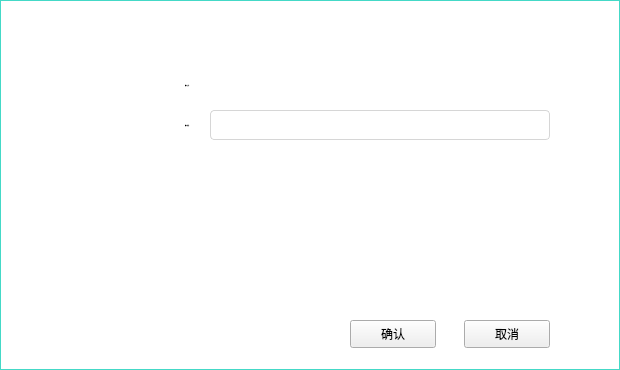
<?xml version="1.0" encoding="UTF-8"?>
<ui version="4.0">
 <class>AddScriptDialog</class>
 <widget class="QDialog" name="AddScriptDialog">
  <property name="geometry">
   <rect>
    <x>0</x>
    <y>0</y>
    <width>620</width>
    <height>370</height>
   </rect>
  </property>
  <property name="font">
   <font>
    <family>微软雅黑</family>
   </font>
  </property>
  <property name="windowTitle">
   <string>Dialog</string>
  </property>
  <property name="styleSheet">
   <string notr="true">#AddScriptDialog{border:1px solid rgb(68,217,199);background-color:white;}
QLineEdit{border:1px solid rgb(214,214,214);border-radius:4px;padding: 0px 8px 0px 8px;font: 12px &quot;微软雅黑&quot;;}
QLabel{font: 12px &quot;微软雅黑&quot;;}</string>
  </property>
  <widget class="QLabel" name="label_2">
   <property name="geometry">
    <rect>
     <x>50</x>
     <y>70</y>
     <width>140</width>
     <height>30</height>
    </rect>
   </property>
   <property name="font">
    <font>
     <family>微软雅黑</family>
     <pointsize>-1</pointsize>
     <weight>50</weight>
     <italic>false</italic>
     <bold>false</bold>
    </font>
   </property>
   <property name="text">
    <string>脚本文件：</string>
   </property>
   <property name="alignment">
    <set>Qt::AlignRight|Qt::AlignTrailing|Qt::AlignVCenter</set>
   </property>
  </widget>
  <widget class="QLabel" name="label_3">
   <property name="geometry">
    <rect>
     <x>50</x>
     <y>110</y>
     <width>140</width>
     <height>30</height>
    </rect>
   </property>
   <property name="font">
    <font>
     <family>微软雅黑</family>
     <pointsize>-1</pointsize>
     <weight>50</weight>
     <italic>false</italic>
     <bold>false</bold>
    </font>
   </property>
   <property name="text">
    <string>脚本描述：</string>
   </property>
   <property name="alignment">
    <set>Qt::AlignRight|Qt::AlignTrailing|Qt::AlignVCenter</set>
   </property>
  </widget>
  <widget class="QToolButton" name="cancelBtn">
   <property name="geometry">
    <rect>
     <x>464</x>
     <y>320</y>
     <width>86</width>
     <height>28</height>
    </rect>
   </property>
   <property name="font">
    <font>
     <family>微软雅黑</family>
    </font>
   </property>
   <property name="styleSheet">
    <string notr="true"/>
   </property>
   <property name="text">
    <string>取消</string>
   </property>
  </widget>
  <widget class="QToolButton" name="okBtn">
   <property name="geometry">
    <rect>
     <x>350</x>
     <y>320</y>
     <width>86</width>
     <height>28</height>
    </rect>
   </property>
   <property name="font">
    <font>
     <family>微软雅黑</family>
    </font>
   </property>
   <property name="styleSheet">
    <string notr="true"/>
   </property>
   <property name="text">
    <string>确认</string>
   </property>
  </widget>
  <widget class="QLabel" name="pathLabel">
   <property name="geometry">
    <rect>
     <x>210</x>
     <y>70</y>
     <width>340</width>
     <height>30</height>
    </rect>
   </property>
   <property name="text">
    <string/>
   </property>
   <property name="textInteractionFlags">
    <set>Qt::LinksAccessibleByMouse|Qt::TextSelectableByMouse</set>
   </property>
  </widget>
  <widget class="QLineEdit" name="descriptionLineEdit">
   <property name="geometry">
    <rect>
     <x>210</x>
     <y>110</y>
     <width>340</width>
     <height>30</height>
    </rect>
   </property>
  </widget>
  <widget class="QLabel" name="label_4">
   <property name="geometry">
    <rect>
     <x>20</x>
     <y>5</y>
     <width>81</width>
     <height>30</height>
    </rect>
   </property>
   <property name="font">
    <font>
     <family>微软雅黑</family>
     <pointsize>-1</pointsize>
     <weight>50</weight>
     <italic>false</italic>
     <bold>false</bold>
    </font>
   </property>
   <property name="styleSheet">
    <string notr="true">font: 14px &quot;微软雅黑&quot;;
color: rgb(255, 255, 255);</string>
   </property>
   <property name="text">
    <string>注册脚本</string>
   </property>
  </widget>
  <widget class="QToolButton" name="closeBtn">
   <property name="geometry">
    <rect>
     <x>589</x>
     <y>12</y>
     <width>16</width>
     <height>16</height>
    </rect>
   </property>
   <property name="font">
    <font>
     <family>微软雅黑</family>
    </font>
   </property>
   <property name="cursor">
    <cursorShape>PointingHandCursor</cursorShape>
   </property>
   <property name="styleSheet">
    <string notr="true">QToolButton{background-image:url(:pic2/close5.png);background-repeat: repeat-xy;background-position: center;background-attachment: fixed;background-clip: padding;border-style: flat;}</string>
   </property>
   <property name="text">
    <string/>
   </property>
  </widget>
 </widget>
 <resources/>
 <connections/>
</ui>
